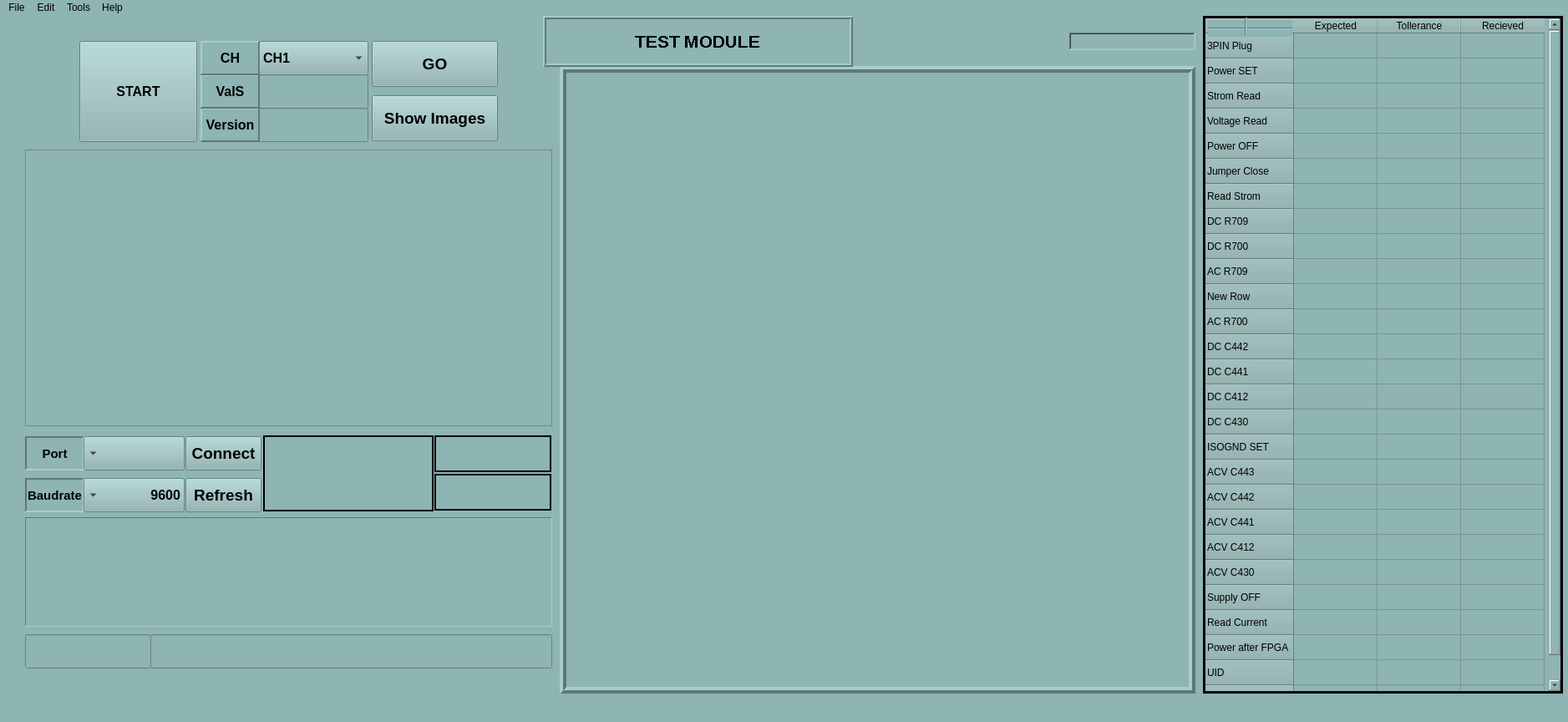
<?xml version="1.0" encoding="UTF-8"?>
<ui version="4.0">
 <class>APP</class>
 <widget class="QMainWindow" name="APP">
  <property name="geometry">
   <rect>
    <x>0</x>
    <y>0</y>
    <width>1877</width>
    <height>864</height>
   </rect>
  </property>
  <property name="windowTitle">
   <string>MainWindow</string>
  </property>
  <property name="toolTip">
   <string>&lt;html&gt;&lt;head/&gt;&lt;body&gt;&lt;p&gt;&lt;br/&gt;&lt;/p&gt;&lt;/body&gt;&lt;/html&gt;</string>
  </property>
  <property name="styleSheet">
   <string notr="true">background-color: rgb(142, 180, 179);</string>
  </property>
  <widget class="QWidget" name="centralwidget">
   <widget class="QLabel" name="image_label">
    <property name="geometry">
     <rect>
      <x>670</x>
      <y>60</y>
      <width>761</width>
      <height>751</height>
     </rect>
    </property>
    <property name="styleSheet">
     <string notr="true">border-color: rgb(0, 0, 0);
selection-color: rgb(0, 85, 255);</string>
    </property>
    <property name="frameShape">
     <enum>QFrame::Box</enum>
    </property>
    <property name="frameShadow">
     <enum>QFrame::Raised</enum>
    </property>
    <property name="lineWidth">
     <number>4</number>
    </property>
    <property name="text">
     <string/>
    </property>
    <property name="alignment">
     <set>Qt::AlignCenter</set>
    </property>
   </widget>
   <widget class="QLabel" name="title_label">
    <property name="geometry">
     <rect>
      <x>650</x>
      <y>0</y>
      <width>371</width>
      <height>61</height>
     </rect>
    </property>
    <property name="font">
     <font>
      <pointsize>16</pointsize>
      <weight>75</weight>
      <bold>true</bold>
      <stylestrategy>NoAntialias</stylestrategy>
     </font>
    </property>
    <property name="frameShape">
     <enum>QFrame::Box</enum>
    </property>
    <property name="frameShadow">
     <enum>QFrame::Raised</enum>
    </property>
    <property name="lineWidth">
     <number>2</number>
    </property>
    <property name="text">
     <string>TEST MODULE</string>
    </property>
    <property name="alignment">
     <set>Qt::AlignCenter</set>
    </property>
   </widget>
   <widget class="QLabel" name="time_label">
    <property name="geometry">
     <rect>
      <x>1280</x>
      <y>20</y>
      <width>151</width>
      <height>21</height>
     </rect>
    </property>
    <property name="font">
     <font>
      <pointsize>10</pointsize>
      <weight>50</weight>
      <bold>false</bold>
     </font>
    </property>
    <property name="frameShape">
     <enum>QFrame::WinPanel</enum>
    </property>
    <property name="frameShadow">
     <enum>QFrame::Sunken</enum>
    </property>
    <property name="lineWidth">
     <number>2</number>
    </property>
    <property name="text">
     <string/>
    </property>
   </widget>
   <widget class="QWidget" name="widget" native="true">
    <property name="geometry">
     <rect>
      <x>90</x>
      <y>30</y>
      <width>511</width>
      <height>121</height>
     </rect>
    </property>
    <widget class="QPushButton" name="start_button">
     <property name="geometry">
      <rect>
       <x>5</x>
       <y>0</y>
       <width>141</width>
       <height>121</height>
      </rect>
     </property>
     <property name="font">
      <font>
       <pointsize>12</pointsize>
       <weight>75</weight>
       <bold>true</bold>
      </font>
     </property>
     <property name="styleSheet">
      <string notr="true"/>
     </property>
     <property name="text">
      <string>START</string>
     </property>
     <property name="checkable">
      <bool>false</bool>
     </property>
    </widget>
    <widget class="QPushButton" name="test_button">
     <property name="geometry">
      <rect>
       <x>355</x>
       <y>0</y>
       <width>151</width>
       <height>55</height>
      </rect>
     </property>
     <property name="font">
      <font>
       <pointsize>14</pointsize>
       <weight>75</weight>
       <bold>true</bold>
      </font>
     </property>
     <property name="styleSheet">
      <string notr="true"/>
     </property>
     <property name="text">
      <string>GO</string>
     </property>
     <property name="checkable">
      <bool>false</bool>
     </property>
     <property name="autoDefault">
      <bool>false</bool>
     </property>
    </widget>
    <widget class="QLineEdit" name="value_edit">
     <property name="geometry">
      <rect>
       <x>220</x>
       <y>40</y>
       <width>131</width>
       <height>41</height>
      </rect>
     </property>
     <property name="sizePolicy">
      <sizepolicy hsizetype="Expanding" vsizetype="Fixed">
       <horstretch>0</horstretch>
       <verstretch>0</verstretch>
      </sizepolicy>
     </property>
     <property name="font">
      <font>
       <pointsize>12</pointsize>
       <weight>75</weight>
       <bold>true</bold>
      </font>
     </property>
     <property name="styleSheet">
      <string notr="true"/>
     </property>
     <property name="inputMask">
      <string notr="true"/>
     </property>
     <property name="alignment">
      <set>Qt::AlignCenter</set>
     </property>
    </widget>
    <widget class="QLabel" name="version_button">
     <property name="geometry">
      <rect>
       <x>150</x>
       <y>80</y>
       <width>71</width>
       <height>41</height>
      </rect>
     </property>
     <property name="font">
      <font>
       <pointsize>12</pointsize>
       <weight>75</weight>
       <bold>true</bold>
      </font>
     </property>
     <property name="frameShape">
      <enum>QFrame::Panel</enum>
     </property>
     <property name="frameShadow">
      <enum>QFrame::Raised</enum>
     </property>
     <property name="lineWidth">
      <number>2</number>
     </property>
     <property name="text">
      <string>Version</string>
     </property>
     <property name="alignment">
      <set>Qt::AlignCenter</set>
     </property>
    </widget>
    <widget class="QLabel" name="vals_button">
     <property name="geometry">
      <rect>
       <x>150</x>
       <y>40</y>
       <width>71</width>
       <height>41</height>
      </rect>
     </property>
     <property name="font">
      <font>
       <pointsize>12</pointsize>
       <weight>75</weight>
       <bold>true</bold>
      </font>
     </property>
     <property name="frameShape">
      <enum>QFrame::Panel</enum>
     </property>
     <property name="frameShadow">
      <enum>QFrame::Raised</enum>
     </property>
     <property name="lineWidth">
      <number>2</number>
     </property>
     <property name="text">
      <string>ValS</string>
     </property>
     <property name="alignment">
      <set>Qt::AlignCenter</set>
     </property>
    </widget>
    <widget class="QLineEdit" name="version_edit">
     <property name="geometry">
      <rect>
       <x>220</x>
       <y>80</y>
       <width>131</width>
       <height>41</height>
      </rect>
     </property>
     <property name="font">
      <font>
       <pointsize>11</pointsize>
       <weight>75</weight>
       <bold>true</bold>
      </font>
     </property>
     <property name="alignment">
      <set>Qt::AlignCenter</set>
     </property>
    </widget>
    <widget class="QLabel" name="ch_button">
     <property name="geometry">
      <rect>
       <x>150</x>
       <y>0</y>
       <width>71</width>
       <height>41</height>
      </rect>
     </property>
     <property name="font">
      <font>
       <pointsize>12</pointsize>
       <weight>75</weight>
       <bold>true</bold>
      </font>
     </property>
     <property name="frameShape">
      <enum>QFrame::Panel</enum>
     </property>
     <property name="frameShadow">
      <enum>QFrame::Raised</enum>
     </property>
     <property name="lineWidth">
      <number>2</number>
     </property>
     <property name="text">
      <string>CH</string>
     </property>
     <property name="alignment">
      <set>Qt::AlignCenter</set>
     </property>
    </widget>
    <widget class="QComboBox" name="channel_combobox">
     <property name="geometry">
      <rect>
       <x>220</x>
       <y>0</y>
       <width>131</width>
       <height>41</height>
      </rect>
     </property>
     <property name="font">
      <font>
       <pointsize>12</pointsize>
       <weight>75</weight>
       <bold>true</bold>
      </font>
     </property>
     <property name="layoutDirection">
      <enum>Qt::LeftToRight</enum>
     </property>
     <item>
      <property name="text">
       <string>CH1</string>
      </property>
     </item>
     <item>
      <property name="text">
       <string>CH2</string>
      </property>
     </item>
     <item>
      <property name="text">
       <string>CH3</string>
      </property>
     </item>
     <item>
      <property name="text">
       <string>Parallel</string>
      </property>
     </item>
    </widget>
    <widget class="QPushButton" name="btn_display_images">
     <property name="geometry">
      <rect>
       <x>355</x>
       <y>65</y>
       <width>151</width>
       <height>55</height>
      </rect>
     </property>
     <property name="font">
      <font>
       <pointsize>14</pointsize>
       <weight>75</weight>
       <bold>true</bold>
      </font>
     </property>
     <property name="styleSheet">
      <string notr="true"/>
     </property>
     <property name="text">
      <string>Show Images</string>
     </property>
     <property name="checkable">
      <bool>false</bool>
     </property>
     <property name="autoDefault">
      <bool>false</bool>
     </property>
    </widget>
   </widget>
   <widget class="QWidget" name="widget_2" native="true">
    <property name="geometry">
     <rect>
      <x>30</x>
      <y>160</y>
      <width>631</width>
      <height>331</height>
     </rect>
    </property>
    <widget class="QLabel" name="info_label">
     <property name="geometry">
      <rect>
       <x>0</x>
       <y>0</y>
       <width>631</width>
       <height>331</height>
      </rect>
     </property>
     <property name="font">
      <font>
       <pointsize>14</pointsize>
       <weight>75</weight>
       <bold>true</bold>
       <underline>false</underline>
      </font>
     </property>
     <property name="mouseTracking">
      <bool>true</bool>
     </property>
     <property name="frameShape">
      <enum>QFrame::StyledPanel</enum>
     </property>
     <property name="text">
      <string/>
     </property>
     <property name="alignment">
      <set>Qt::AlignCenter</set>
     </property>
    </widget>
   </widget>
   <widget class="QWidget" name="widget_4" native="true">
    <property name="geometry">
     <rect>
      <x>20</x>
      <y>500</y>
      <width>641</width>
      <height>301</height>
     </rect>
    </property>
    <widget class="QPushButton" name="refresh_button">
     <property name="geometry">
      <rect>
       <x>202</x>
       <y>53</y>
       <width>91</width>
       <height>41</height>
      </rect>
     </property>
     <property name="font">
      <font>
       <pointsize>14</pointsize>
       <weight>75</weight>
       <bold>true</bold>
      </font>
     </property>
     <property name="styleSheet">
      <string notr="true"/>
     </property>
     <property name="text">
      <string>Refresh</string>
     </property>
     <property name="checkable">
      <bool>false</bool>
     </property>
    </widget>
    <widget class="QPushButton" name="connect_button">
     <property name="geometry">
      <rect>
       <x>202</x>
       <y>3</y>
       <width>91</width>
       <height>41</height>
      </rect>
     </property>
     <property name="font">
      <font>
       <pointsize>14</pointsize>
       <weight>75</weight>
       <bold>true</bold>
      </font>
     </property>
     <property name="styleSheet">
      <string notr="true"/>
     </property>
     <property name="text">
      <string>Connect</string>
     </property>
     <property name="checkable">
      <bool>false</bool>
     </property>
    </widget>
    <widget class="QLabel" name="port_label">
     <property name="geometry">
      <rect>
       <x>10</x>
       <y>3</y>
       <width>71</width>
       <height>41</height>
      </rect>
     </property>
     <property name="font">
      <font>
       <pointsize>11</pointsize>
       <weight>75</weight>
       <bold>true</bold>
      </font>
     </property>
     <property name="frameShape">
      <enum>QFrame::Panel</enum>
     </property>
     <property name="frameShadow">
      <enum>QFrame::Sunken</enum>
     </property>
     <property name="lineWidth">
      <number>2</number>
     </property>
     <property name="text">
      <string>Port</string>
     </property>
     <property name="alignment">
      <set>Qt::AlignCenter</set>
     </property>
    </widget>
    <widget class="QComboBox" name="port_box">
     <property name="geometry">
      <rect>
       <x>80</x>
       <y>3</y>
       <width>121</width>
       <height>41</height>
      </rect>
     </property>
     <property name="font">
      <font>
       <pointsize>10</pointsize>
       <weight>75</weight>
       <bold>true</bold>
      </font>
     </property>
     <property name="layoutDirection">
      <enum>Qt::RightToLeft</enum>
     </property>
    </widget>
    <widget class="QLabel" name="baudrate_label">
     <property name="geometry">
      <rect>
       <x>10</x>
       <y>53</y>
       <width>71</width>
       <height>41</height>
      </rect>
     </property>
     <property name="font">
      <font>
       <pointsize>11</pointsize>
       <weight>75</weight>
       <bold>true</bold>
      </font>
     </property>
     <property name="frameShape">
      <enum>QFrame::Panel</enum>
     </property>
     <property name="frameShadow">
      <enum>QFrame::Sunken</enum>
     </property>
     <property name="lineWidth">
      <number>2</number>
     </property>
     <property name="text">
      <string>Baudrate</string>
     </property>
     <property name="alignment">
      <set>Qt::AlignCenter</set>
     </property>
    </widget>
    <widget class="QComboBox" name="baudrate_box">
     <property name="geometry">
      <rect>
       <x>80</x>
       <y>53</y>
       <width>121</width>
       <height>41</height>
      </rect>
     </property>
     <property name="font">
      <font>
       <pointsize>12</pointsize>
       <weight>75</weight>
       <bold>true</bold>
      </font>
     </property>
     <property name="layoutDirection">
      <enum>Qt::RightToLeft</enum>
     </property>
     <item>
      <property name="text">
       <string>9600</string>
      </property>
     </item>
     <item>
      <property name="text">
       <string>57600</string>
      </property>
     </item>
     <item>
      <property name="text">
       <string>115200</string>
      </property>
     </item>
    </widget>
    <widget class="QLineEdit" name="Final_result_box">
     <property name="geometry">
      <rect>
       <x>160</x>
       <y>240</y>
       <width>481</width>
       <height>41</height>
      </rect>
     </property>
     <property name="font">
      <font>
       <pointsize>10</pointsize>
       <weight>75</weight>
       <bold>true</bold>
      </font>
     </property>
     <property name="frame">
      <bool>true</bool>
     </property>
     <property name="alignment">
      <set>Qt::AlignLeading|Qt::AlignLeft|Qt::AlignVCenter</set>
     </property>
    </widget>
    <widget class="QLineEdit" name="id_Edit">
     <property name="geometry">
      <rect>
       <x>10</x>
       <y>240</y>
       <width>151</width>
       <height>41</height>
      </rect>
     </property>
     <property name="font">
      <font>
       <pointsize>10</pointsize>
       <weight>75</weight>
       <bold>true</bold>
      </font>
     </property>
     <property name="frame">
      <bool>true</bool>
     </property>
     <property name="alignment">
      <set>Qt::AlignCenter</set>
     </property>
    </widget>
    <widget class="QTextBrowser" name="textBrowser">
     <property name="geometry">
      <rect>
       <x>10</x>
       <y>100</y>
       <width>631</width>
       <height>131</height>
      </rect>
     </property>
     <property name="frameShape">
      <enum>QFrame::Panel</enum>
     </property>
     <property name="lineWidth">
      <number>1</number>
     </property>
    </widget>
    <widget class="QLabel" name="result_label">
     <property name="geometry">
      <rect>
       <x>295</x>
       <y>2</y>
       <width>204</width>
       <height>91</height>
      </rect>
     </property>
     <property name="font">
      <font>
       <pointsize>12</pointsize>
       <weight>75</weight>
       <bold>true</bold>
      </font>
     </property>
     <property name="frameShape">
      <enum>QFrame::Panel</enum>
     </property>
     <property name="lineWidth">
      <number>2</number>
     </property>
     <property name="text">
      <string/>
     </property>
     <property name="alignment">
      <set>Qt::AlignCenter</set>
     </property>
    </widget>
    <widget class="QLabel" name="dc_voltlabel">
     <property name="geometry">
      <rect>
       <x>500</x>
       <y>2</y>
       <width>140</width>
       <height>44</height>
      </rect>
     </property>
     <property name="font">
      <font>
       <pointsize>12</pointsize>
       <weight>75</weight>
       <bold>true</bold>
      </font>
     </property>
     <property name="frameShape">
      <enum>QFrame::Panel</enum>
     </property>
     <property name="lineWidth">
      <number>2</number>
     </property>
     <property name="text">
      <string/>
     </property>
     <property name="alignment">
      <set>Qt::AlignCenter</set>
     </property>
    </widget>
    <widget class="QLabel" name="ac_voltlabel">
     <property name="geometry">
      <rect>
       <x>500</x>
       <y>48</y>
       <width>140</width>
       <height>44</height>
      </rect>
     </property>
     <property name="font">
      <font>
       <pointsize>12</pointsize>
       <weight>75</weight>
       <bold>true</bold>
      </font>
     </property>
     <property name="frameShape">
      <enum>QFrame::Panel</enum>
     </property>
     <property name="lineWidth">
      <number>2</number>
     </property>
     <property name="text">
      <string/>
     </property>
     <property name="alignment">
      <set>Qt::AlignCenter</set>
     </property>
    </widget>
   </widget>
   <widget class="QTableWidget" name="tableWidget">
    <property name="geometry">
     <rect>
      <x>1440</x>
      <y>0</y>
      <width>431</width>
      <height>811</height>
     </rect>
    </property>
    <property name="frameShape">
     <enum>QFrame::Panel</enum>
    </property>
    <property name="frameShadow">
     <enum>QFrame::Plain</enum>
    </property>
    <property name="lineWidth">
     <number>3</number>
    </property>
    <attribute name="horizontalHeaderMinimumSectionSize">
     <number>39</number>
    </attribute>
    <row>
     <property name="text">
      <string>3PIN Plug</string>
     </property>
    </row>
    <row>
     <property name="text">
      <string>Power SET</string>
     </property>
    </row>
    <row>
     <property name="text">
      <string>Strom Read</string>
     </property>
    </row>
    <row>
     <property name="text">
      <string>Voltage Read</string>
     </property>
    </row>
    <row>
     <property name="text">
      <string>Power OFF</string>
     </property>
    </row>
    <row>
     <property name="text">
      <string>Jumper Close</string>
     </property>
    </row>
    <row>
     <property name="text">
      <string>Read Strom</string>
     </property>
    </row>
    <row>
     <property name="text">
      <string>DC R709</string>
     </property>
    </row>
    <row>
     <property name="text">
      <string>DC R700</string>
     </property>
    </row>
    <row>
     <property name="text">
      <string>AC R709</string>
     </property>
    </row>
    <row>
     <property name="text">
      <string>New Row</string>
     </property>
    </row>
    <row>
     <property name="text">
      <string>AC R700</string>
     </property>
    </row>
    <row>
     <property name="text">
      <string>DC C442</string>
     </property>
    </row>
    <row>
     <property name="text">
      <string>DC C441</string>
     </property>
    </row>
    <row>
     <property name="text">
      <string>DC C412</string>
     </property>
    </row>
    <row>
     <property name="text">
      <string>DC C430</string>
     </property>
    </row>
    <row>
     <property name="text">
      <string>ISOGND SET</string>
     </property>
    </row>
    <row>
     <property name="text">
      <string>ACV C443</string>
     </property>
    </row>
    <row>
     <property name="text">
      <string>ACV C442</string>
     </property>
    </row>
    <row>
     <property name="text">
      <string>ACV C441</string>
     </property>
    </row>
    <row>
     <property name="text">
      <string>ACV C412</string>
     </property>
    </row>
    <row>
     <property name="text">
      <string>ACV C430</string>
     </property>
    </row>
    <row>
     <property name="text">
      <string>Supply OFF</string>
     </property>
    </row>
    <row>
     <property name="text">
      <string>Read Current</string>
     </property>
    </row>
    <row>
     <property name="text">
      <string>Power after FPGA</string>
     </property>
    </row>
    <row>
     <property name="text">
      <string>UID</string>
     </property>
    </row>
    <row>
     <property name="text">
      <string>New Row</string>
     </property>
    </row>
    <column>
     <property name="text">
      <string>Expected</string>
     </property>
    </column>
    <column>
     <property name="text">
      <string>Tollerance</string>
     </property>
    </column>
    <column>
     <property name="text">
      <string>Recieved</string>
     </property>
    </column>
    <item row="0" column="0">
     <property name="textAlignment">
      <set>AlignCenter</set>
     </property>
    </item>
    <item row="0" column="1">
     <property name="textAlignment">
      <set>AlignCenter</set>
     </property>
    </item>
    <item row="0" column="2">
     <property name="textAlignment">
      <set>AlignCenter</set>
     </property>
    </item>
   </widget>
   <widget class="Line" name="line">
    <property name="geometry">
     <rect>
      <x>1446</x>
      <y>5</y>
      <width>101</width>
      <height>20</height>
     </rect>
    </property>
    <property name="orientation">
     <enum>Qt::Horizontal</enum>
    </property>
   </widget>
   <widget class="Line" name="line_2">
    <property name="geometry">
     <rect>
      <x>1490</x>
      <y>2</y>
      <width>3</width>
      <height>21</height>
     </rect>
    </property>
    <property name="orientation">
     <enum>Qt::Vertical</enum>
    </property>
   </widget>
  </widget>
  <widget class="QStatusBar" name="statusbar"/>
  <widget class="QMenuBar" name="menubar">
   <property name="geometry">
    <rect>
     <x>0</x>
     <y>0</y>
     <width>1877</width>
     <height>21</height>
    </rect>
   </property>
   <widget class="QMenu" name="menuFile">
    <property name="title">
     <string>File</string>
    </property>
    <addaction name="actionNew"/>
    <addaction name="actionExit"/>
    <addaction name="actionSave"/>
    <addaction name="actionSave_as"/>
   </widget>
   <widget class="QMenu" name="menuEdit">
    <property name="title">
     <string>Edit</string>
    </property>
   </widget>
   <widget class="QMenu" name="menuTools">
    <property name="title">
     <string>Tools</string>
    </property>
   </widget>
   <widget class="QMenu" name="menuHelp">
    <property name="title">
     <string>Help</string>
    </property>
    <addaction name="actionAbout"/>
   </widget>
   <addaction name="menuFile"/>
   <addaction name="menuEdit"/>
   <addaction name="menuTools"/>
   <addaction name="menuHelp"/>
  </widget>
  <action name="actionNew">
   <property name="text">
    <string>New</string>
   </property>
  </action>
  <action name="actionExit">
   <property name="text">
    <string>Load</string>
   </property>
  </action>
  <action name="actionSave">
   <property name="text">
    <string>Save</string>
   </property>
  </action>
  <action name="actionSave_as">
   <property name="text">
    <string>Save as</string>
   </property>
  </action>
  <action name="actionAbout">
   <property name="text">
    <string>About</string>
   </property>
  </action>
 </widget>
 <resources/>
 <connections/>
</ui>
